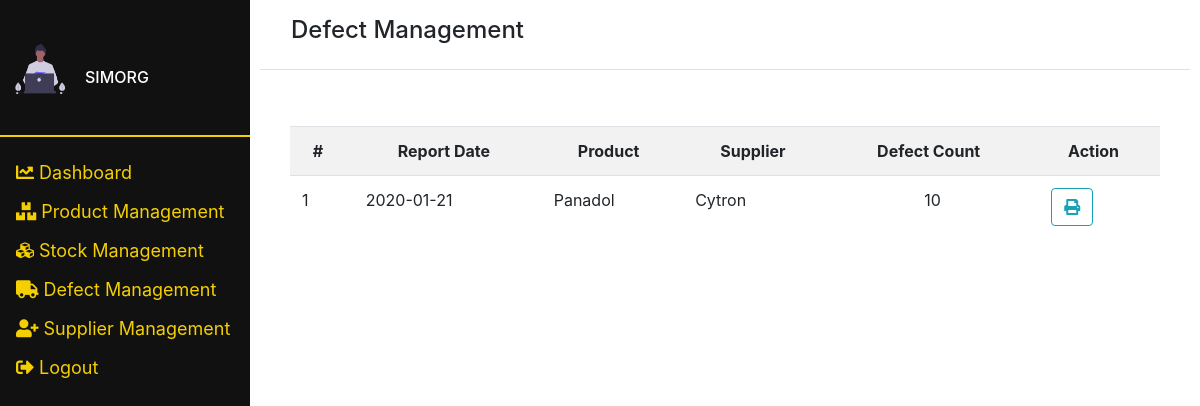
The page /index.php/admin/defectmanagement on the database its author committed.
### tables this page shows
CREATE TABLE `defectlog` (
  `defectlog_id` int(11) NOT NULL,
  `defectlog_qty` int(11) NOT NULL,
  `defect_desc` varchar(360) NOT NULL,
  `defectlog_timestamp` timestamp NOT NULL DEFAULT current_timestamp() ON UPDATE current_timestamp(),
  `inv_id` int(11) NOT NULL
);

CREATE TABLE `product` (
  `prd_sku` varchar(250) NOT NULL,
  `prd_name` varchar(250) NOT NULL,
  `prd_desc` varchar(250) NOT NULL,
  `prd_img` blob NOT NULL,
  `prd_price` float NOT NULL,
  `prd_cost` float NOT NULL,
  `prd_taxes` float NOT NULL,
  `category_id` int(11) NOT NULL,
  `supplier_id` int(11) NOT NULL
);

CREATE TABLE `supplier` (
  `supplier_id` int(11) NOT NULL,
  `supplier_name` varchar(250) NOT NULL,
  `supplier_address` varchar(250) NOT NULL,
  `supplier_phonenum` varchar(250) NOT NULL,
  `supplier_email` varchar(250) NOT NULL
);

### application/controllers/Admin.php (called while the page is built, shortened)
<?php
class Admin extends CI_Controller
{
    public function __construct()
    {
        $this->load->library('form_validation');
        $this->load->model('Product_model');
        $this->load->model('Supplier_model');
        $this->load->model('Store_model');
        $this->load->model('Staff_model');
        $config['upload_path'] = '../assets/img/product';
        $config['allowed_type'] = 'jpg | png ';
        $config['max_width'] = '1028';
        $config['max_height'] = '786';
        $this->load->library('upload', $config);
    }
    public function defectmanagement()
    {
        $data['systemname'] = 'SIMORG';
        $data['defectlist'] = $this->Staff_model->getDefectlist();
        $this->load->view('templates/header', $data);
        $this->load->view('templates/sideadmin', $data);
        $this->load->view('admin/defectmanagement/index', $data);
        $this->load->view('templates/footer');
    }
}

### index.php (called while the page is built, shortened)
<?php
require_once BASEPATH.'core/CodeIgniter.php';

### application/models/Staff_model.php (called while the page is built, shortened)
<?php
class Staff_model extends CI_Model
{
    public function getDefectlist()
    {
        return  $this->db->query('SELECT * FROM defectlog JOIN inventory ON defectlog.inv_id=inventory.inv_id JOIN product ON inventory.prd_sku = product.prd_sku JOIN supplier ON product.supplier_id=supplier.supplier_id');
    }
}

### application/views/admin/defectmanagement/index.php (the view, shortened to what this page needs)
<div class="container-fluid border-bottom">
    <div class="p-3">
        <h4>Defect Management</h4>
    </div>
</div>
<div class="container-fluid pt-5">
    <div class="row">
    </div>
    <div class="container-fluid">
        <table class="table table-striped">
            <tr class="text-center">
                <th>#&nbsp;&nbsp;</th>
                <th>Report Date&nbsp;&nbsp;</th>
                <th>Product&nbsp;&nbsp;</th>
                <th>Supplier&nbsp;&nbsp;</th>
                <th>Defect Count&nbsp;&nbsp;</th>
                <th>Action&nbsp;&nbsp;</th>
            </tr>
            <?php
            $counter = '1';
            foreach ($defectlist->result_array() as $list) : ?>
                <tr>
                    <td><?= $counter; ?></td>
                    <td><?= date("Y-m-d", strtotime($list['defectlog_timestamp'])); ?></td>
                    <td><?= $list['prd_name']; ?></td>
                    <td><?= $list['supplier_name']; ?></td>
                    <td class="text-center"><?= $list['defectlog_qty']; ?></td>
                    <td>&nbsp;<a class="btn btn-outline-info" href="<?= base_url(); ?>admin/defectform?dfctid=<?= $list['defectlog_id']; ?>"><i class="fas fa-print"></i></a></td>
                </tr>
            <?php
                $counter++;
            endforeach; ?>
        </table>
    </div>
</div>

### assets/custom.css (style rules this page uses)
body, html { height: 100%; }

### rows shown on the page
defectlog: defectlog_timestamp "2020-01-21", product.prd_name "Panadol", supplier.supplier_name "Cytron", defectlog_qty "10"

### other values the page prints
$systemname "SIMORG"
